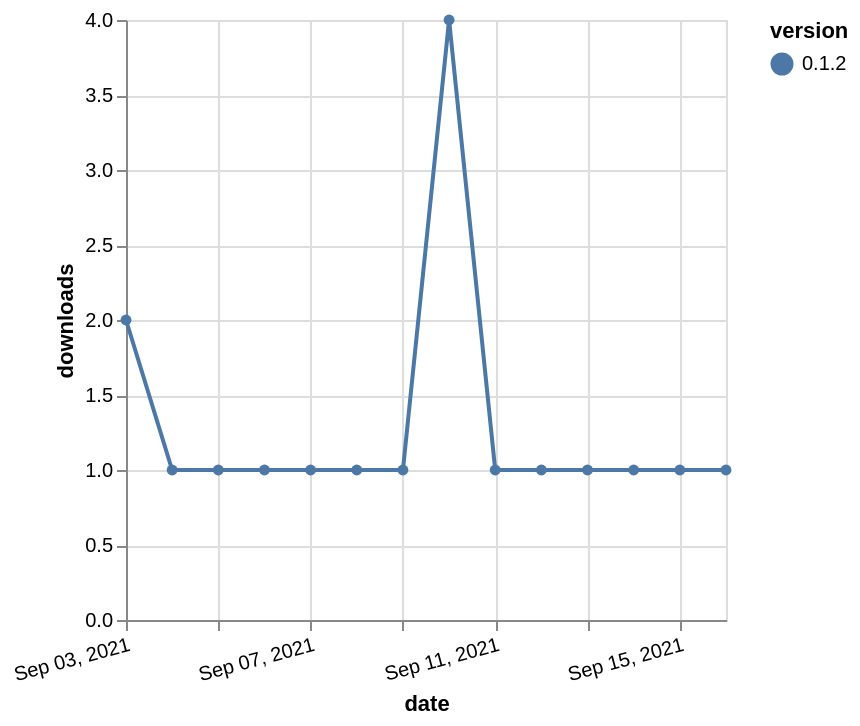

The Vega-Lite source for this figure:
### Vega-Lite specification from a JSON file in a GitHub repository (floating-point values rounded to 4 significant figures)
{"$schema": "https://vega.github.io/schema/vega-lite/v5.json", "description": "A simple bar chart with embedded data.", "data": {"values": [{"date": "2021-09-03", "total": 73, "delta": 2, "version": "0.1.2"}, {"date": "2021-09-04", "total": 74, "delta": 1, "version": "0.1.2"}, {"date": "2021-09-05", "total": 75, "delta": 1, "version": "0.1.2"}, {"date": "2021-09-06", "total": 76, "delta": 1, "version": "0.1.2"}, {"date": "2021-09-07", "total": 77, "delta": 1, "version": "0.1.2"}, {"date": "2021-09-08", "total": 78, "delta": 1, "version": "0.1.2"}, {"date": "2021-09-09", "total": 79, "delta": 1, "version": "0.1.2"}, {"date": "2021-09-10", "total": 83, "delta": 4, "version": "0.1.2"}, {"date": "2021-09-11", "total": 84, "delta": 1, "version": "0.1.2"}, {"date": "2021-09-12", "total": 85, "delta": 1, "version": "0.1.2"}, {"date": "2021-09-13", "total": 86, "delta": 1, "version": "0.1.2"}, {"date": "2021-09-14", "total": 87, "delta": 1, "version": "0.1.2"}, {"date": "2021-09-15", "total": 88, "delta": 1, "version": "0.1.2"}, {"date": "2021-09-16", "total": 89, "delta": 1, "version": "0.1.2"}]}, "width": "container", "mark": {"type": "line", "point": {"filled": true}}, "encoding": {"x": {"field": "date", "type": "temporal", "timeUnit": "yearmonthdate", "title": "date", "axis": {"labelAngle": -15}}, "y": {"field": "delta", "type": "quantitative", "title": "downloads"}, "color": {"field": "version", "type": "nominal"}, "tooltip": {"field": "delta"}}}
